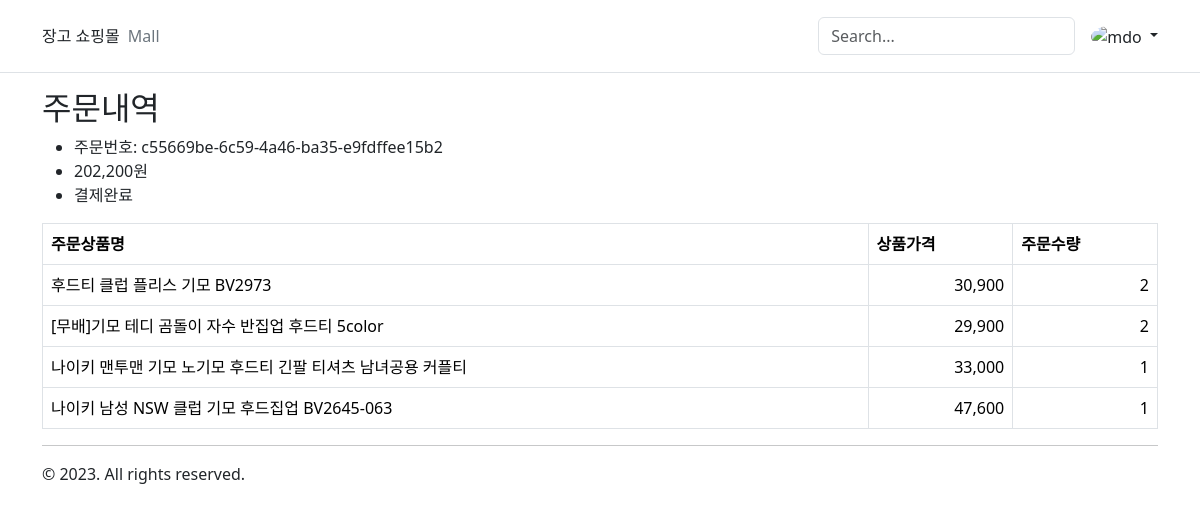
The page /mall/orders/2/ (signed in) on the database its author committed.
### mall/models.py (models this page shows, shortened)
class Order(models.Model):
    class Status(models.TextChoices):
        REQUESTED = "requested", "주문요청"
        FAILED_PAYMENT = "failed_payment", "결제실패"
        PAID = "paid", "결제완료"
        PREPARED_PRODUCT = "prepared_product", "상품준비중"
        SHIPPED = "shipped", "배송중"
        DELIVERED = "delivered", "배송완료"
        CANCELLED = "cancelled", "주문취소"
    uid = models.UUIDField(default=uuid4, editable=False)
    user = models.ForeignKey(
        User,
        on_delete=models.CASCADE,
        db_constraint=False,
    )
    total_amount = models.PositiveIntegerField("결제금액")
    status = models.CharField(
        "진행상태",
        max_length=20,
        choices=Status.choices,
        default=Status.REQUESTED,
        db_index=True,
    )
    product_set = models.ManyToManyField(
        Product,
        through="OrderedProduct",
        blank=False,
    )
    created_at = models.DateTimeField(auto_now_add=True)
    updated_at = models.DateTimeField(auto_now=True)
    class Meta:
        ordering = ["-pk"]
        verbose_name_plural = verbose_name = "주문"

class OrderedProduct(models.Model):
    order = models.ForeignKey(
        Order,
        on_delete=models.CASCADE,
        db_constraint=False,
    )
    product = models.ForeignKey(
        Product,
        on_delete=models.CASCADE,
        db_constraint=False,
    )
    name = models.CharField(
        "상품명", max_length=100, help_text="주문 시점의 상품명을 저장합니다."
    )
    price = models.PositiveIntegerField(
        "상품가격", help_text="주문 시점의 상품가격을 저장합니다."
    )
    quantity = models.PositiveIntegerField("수량")
    created_at = models.DateTimeField(auto_now_add=True)
    updated_at = models.DateTimeField(auto_now=True)

### mall/views.py (the view)
# urls.py: path("orders/<int:pk>/", views.order_detail, name="order_detail"),
@login_required
def order_detail(request, pk):
    order = get_object_or_404(Order, pk=pk, user=request.user)
    return render(
        request,
        "mall/order_detail.html",
        {
            "order": order,
        },
    )

### mall/templates/mall/order_detail.html
{% extends "mall/base.html" %}
{% load humanize %}
{% block content %}
    <h2>주문내역</h2>
    <ul>
        <li>주문번호: {{ order.uid }}</li>
        <li>{{ order.total_amount|intcomma }}원</li>
        <li>{{ order.get_status_display }}</li>
    </ul>
    <table class="table table-hover table-bordered">
        <thead>
            <tr>
                <th>주문상품명</th>
                <th>상품가격</th>
                <th>주문수량</th>
            </tr>
        </thead>
        <tbody>
            {% for ordered_product in order.orderedproduct_set.all %}
                <tr>
                    <td>{{ ordered_product.name }}</td>
                    <td class="text-end">{{ ordered_product.price|intcomma }}</td>
                    <td class="text-end">{{ ordered_product.quantity|intcomma }}</td>
                </tr>
            {% endfor %}
        </tbody>
    </table>
{% endblock %}

### mall/templates/mall/base.html
{% extends "base.html" %}

### templates/base.html (shortened to what this page needs)
{% load django_bootstrap5 %}
{% load static %}
<!doctype html>
<html lang="ko">
    <head>
        {% bootstrap_css %}
    </head>
    <body>
        <header class="p-3 mb-3 border-bottom">
            <div class="container">
                <div class="d-flex flex-wrap align-items-center justify-content-center justify-content-lg-start">
                    <a href="{% url 'root' %}"
                       class="d-flex align-items-center mb-2 mb-lg-0 text-dark text-decoration-none">장고 쇼핑몰</a>
                    <ul class="nav col-12 col-lg-auto me-lg-auto mb-2 justify-content-center mb-md-0">
                        <li>
                            <a href="{% url 'product_list' %}" class="nav-link px-2 link-secondary">Mall</a>
                        </li>
                    </ul>
                    <form class="col-12 col-lg-auto mb-3 mb-lg-0 me-lg-3"
                          role="search"
                          action=""
                          method="get">
                        <input type="search"
                               class="form-control"
                               placeholder="Search..."
                               aria-label="Search"
                               name="query"
                               value="{{ request.GET.query }}">
                    </form>
                    {% if not user.is_authenticated %}
                        <ul class="nav">
                            <li class="nav-item">
                                <a href="{% url 'login' %}" class="nav-link link-dark px-2">로그인</a>
                            </li>
                            <li class="nav-item">
                                <a href="{% url 'signup' %}" class="nav-link link-dark px-2">회원가입</a>
                            </li>
                        </ul>
                    {% else %}
                        <div class="dropdown text-end">
                            <a href="#"
                               class="d-block link-dark text-decoration-none dropdown-toggle"
                               data-bs-toggle="dropdown"
                               aria-expanded="false">
                                <img src="https://github.com/mdo.png"
                                     alt="mdo"
                                     width="32"
                                     height="32"
                                     class="rounded-circle">
                            </a>
                        </div>
                    {% endif %}
                </div>
            </div>
        </header>
        <div class="container">
            {% block content %}{% endblock %}
            <hr />
            &copy; 2023. All rights reserved.
        </div>
    </body>
</html>

### rows shown on the page
Order: uid "c55669be-6c59-4a46-ba35-e9fdffee15b2", total_amount "202,200", status "결제완료"
OrderedProduct: name "후드티 클럽 플리스 기모 BV2973", price "30,900", quantity "2"
OrderedProduct: name "[무배]기모 테디 곰돌이 자수 반집업 후드티 5color", price "29,900", quantity "2"
OrderedProduct: name "나이키 맨투맨 기모 노기모 후드티 긴팔 티셔츠 남녀공용 커플티", price "33,000", quantity "1"
OrderedProduct: name "나이키 남성 NSW 클럽 기모 후드집업 BV2645-063", price "47,600", quantity "1"
